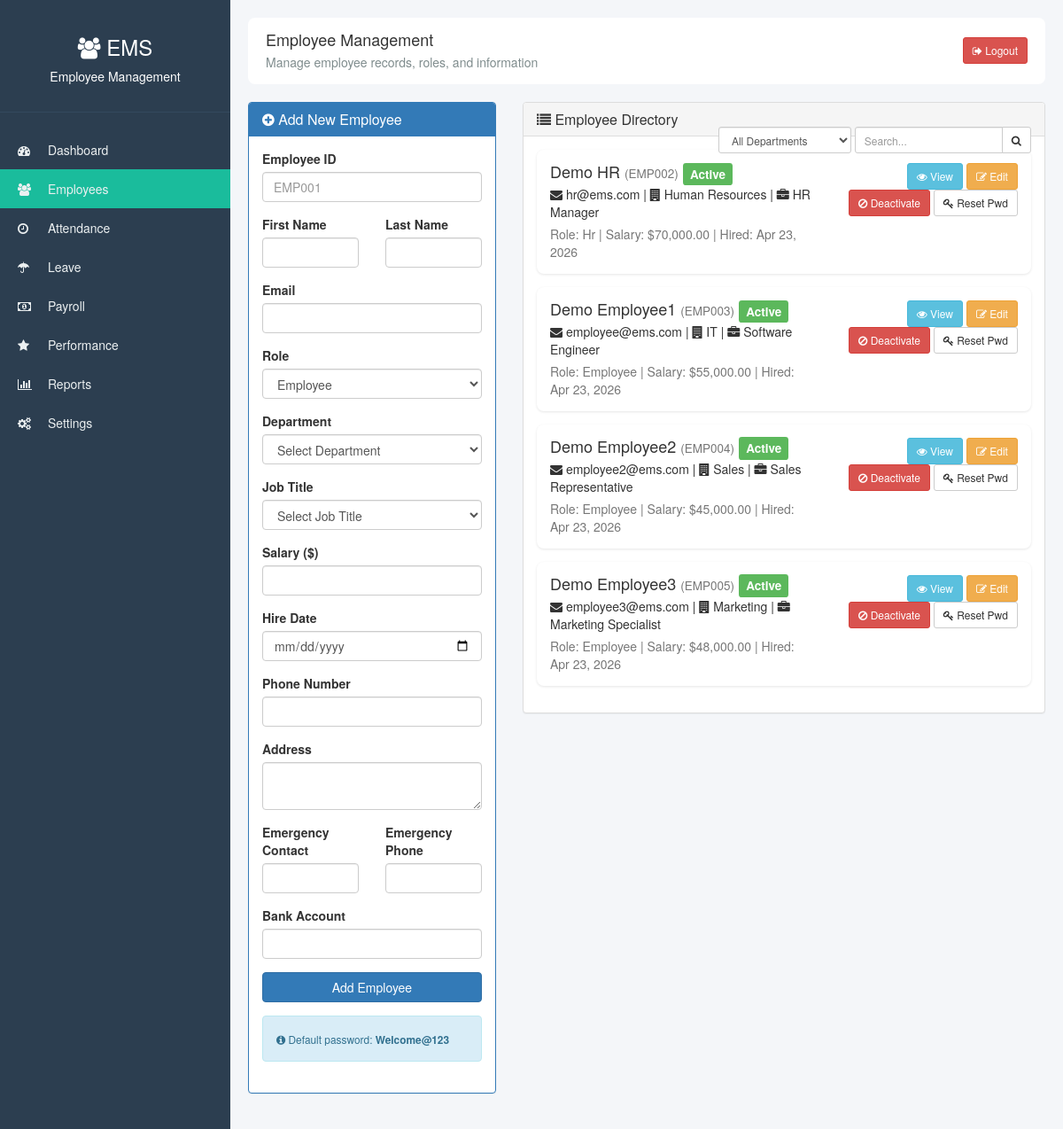
The page /employees.php (signed in) on the database its author committed.
### tables this page shows
CREATE TABLE IF NOT EXISTS departments (
    dept_id INT AUTO_INCREMENT PRIMARY KEY,
    dept_name VARCHAR(100) NOT NULL UNIQUE,
    dept_head INT,
    description TEXT,
    created_at TIMESTAMP DEFAULT CURRENT_TIMESTAMP,
    FOREIGN KEY (dept_head) REFERENCES users(user_id)
);

CREATE TABLE IF NOT EXISTS users (
    user_id INT AUTO_INCREMENT PRIMARY KEY,
    employee_id VARCHAR(20) UNIQUE,
    first_name VARCHAR(50) NOT NULL,
    last_name VARCHAR(50) NOT NULL,
    email VARCHAR(100) NOT NULL UNIQUE,
    password VARCHAR(255) NOT NULL,
    role ENUM('admin', 'hr', 'employee') DEFAULT 'employee',
    department VARCHAR(50),
    job_title VARCHAR(100),
    phone_number VARCHAR(20),
    hire_date DATE,
    salary DECIMAL(10,2),
    bank_account VARCHAR(50),
    emergency_contact VARCHAR(100),
    emergency_phone VARCHAR(20),
    address TEXT,
    profile_pic VARCHAR(255),
    is_active BOOLEAN DEFAULT TRUE,
    created_at TIMESTAMP DEFAULT CURRENT_TIMESTAMP,
    updated_at TIMESTAMP DEFAULT CURRENT_TIMESTAMP ON UPDATE CURRENT_TIMESTAMP
);

### employees.php (the view, shortened to what this page needs)
<?php
require_once 'config.php';
$search = $_GET['search'] ?? '';
$query = "
    SELECT u.*, d.dept_name
    FROM users u
    LEFT JOIN departments d ON u.department = d.dept_name
    WHERE u.role != 'admin'
";
$query .= " ORDER BY u.first_name ASC";
$employees = $conn->query($query);
?>
<!DOCTYPE html>
<html>
<head>
    <link rel="stylesheet" type="text/css" href="css/bootstrap.css">
    <link rel="stylesheet" href="https://cdnjs.cloudflare.com/ajax/libs/font-awesome/4.7.0/css/font-awesome.min.css">
</head>
<body>
    <div class="sidebar">
        <div class="sidebar-header">
            <h3><i class="fa fa-users"></i> EMS</h3>
            <p>Employee Management</p>
        </div>
        <div class="sidebar-menu">
            <ul>
                <li><a href="dashboard.php"><i class="fa fa-dashboard"></i> Dashboard</a></li>
                <li><a href="employees.php" class="active"><i class="fa fa-users"></i> Employees</a></li>
                <li><a href="attendance.php"><i class="fa fa-clock-o"></i> Attendance</a></li>
                <li><a href="leave.php"><i class="fa fa-umbrella"></i> Leave</a></li>
                <li><a href="payroll.php"><i class="fa fa-money"></i> Payroll</a></li>
                <li><a href="performance.php"><i class="fa fa-star"></i> Performance</a></li>
                <li><a href="reports.php"><i class="fa fa-bar-chart"></i> Reports</a></li>
                <?php if ($_SESSION['role'] == 'admin'): ?>
                <li><a href="settings.php"><i class="fa fa-cogs"></i> Settings</a></li>
                <?php endif; ?>
            </ul>
        </div>
    </div>
    <div class="main-content">
        <div class="top-navbar">
            <div>
                <h4 style="margin: 0;">Employee Management</h4>
                <p style="margin: 5px 0 0; color: #7f8c8d;">Manage employee records, roles, and information</p>
            </div>
            <div>
                <a href="logout.php" class="btn btn-danger btn-sm"><i class="fa fa-sign-out"></i> Logout</a>
            </div>
        </div>
        <div class="row">
            <div class="col-md-4">
                <div class="panel panel-primary">
                    <div class="panel-heading">
                        <h3 class="panel-title"><i class="fa fa-plus-circle"></i> Add New Employee</h3>
                    </div>
                    <div class="panel-body">
                        <form method="POST" action="">
                            <div class="form-group">
                                <label>Employee ID</label>
                                <input type="text" name="employee_id" class="form-control" required placeholder="EMP001">
                            </div>
                            <div class="row">
                                <div class="col-md-6">
                                    <div class="form-group">
                                        <label>First Name</label>
                                        <input type="text" name="first_name" class="form-control" required>
                                    </div>
                                </div>
                                <div class="col-md-6">
                                    <div class="form-group">
                                        <label>Last Name</label>
                                        <input type="text" name="last_name" class="form-control" required>
                                    </div>
                                </div>
                            </div>
                            <div class="form-group">
                                <label>Email</label>
                                <input type="email" name="email" class="form-control" required>
                            </div>
                            <div class="form-group">
                                <label>Role</label>
                                <select name="role" class="form-control" required>
                                    <option value="employee">Employee</option>
                                </select>
                            </div>
                            <div class="form-group">
                                <label>Department</label>
                                <select name="department" class="form-control" required>
                                    <option value="">Select Department</option>
                                </select>
                            </div>
                            <div class="form-group">
                                <label>Job Title</label>
                                <select name="job_title" class="form-control" required>
                                    <option value="">Select Job Title</option>
                                </select>
                            </div>
                            <div class="form-group">
                                <label>Salary ($)</label>
                                <input type="number" name="salary" class="form-control" step="0.01" required>
                            </div>
                            <div class="form-group">
                                <label>Hire Date</label>
                                <input type="date" name="hire_date" class="form-control" required>
                            </div>
                            <div class="form-group">
                                <label>Phone Number</label>
                                <input type="text" name="phone_number" class="form-control">
                            </div>
                            <div class="form-group">
                                <label>Address</label>
                                <textarea name="address" class="form-control" rows="2"></textarea>
                            </div>
                            <div class="row">
                                <div class="col-md-6">
                                    <div class="form-group">
                                        <label>Emergency Contact</label>
                                        <input type="text" name="emergency_contact" class="form-control">
                                    </div>
                                </div>
                                <div class="col-md-6">
                                    <div class="form-group">
                                        <label>Emergency Phone</label>
                                        <input type="text" name="emergency_phone" class="form-control">
                                    </div>
                                </div>
                            </div>
                            <div class="form-group">
                                <label>Bank Account</label>
                                <input type="text" name="bank_account" class="form-control">
                            </div>
                            <button type="submit" class="btn btn-primary btn-block">Add Employee</button>
                        </form>
                        <div class="alert alert-info" style="margin-top: 15px;">
                            <small><i class="fa fa-info-circle"></i> Default password: <strong>Welcome@123</strong></small>
                        </div>
                    </div>
                </div>
            </div>
            <div class="col-md-8">
                <div class="panel panel-default">
                    <div class="panel-heading">
                        <h3 class="panel-title"><i class="fa fa-list"></i> Employee Directory</h3>
                        <div class="pull-right">
                            <form method="GET" class="form-inline">
                                <select name="dept" class="form-control input-sm" style="width: 150px;">
                                    <option value="">All Departments</option>
                                </select>
                                <div class="input-group">
                                    <input type="text" name="search" class="form-control input-sm" placeholder="Search..." value="<?php echo htmlspecialchars($search); ?>">
                                    <span class="input-group-btn">
                                        <button class="btn btn-default btn-sm" type="submit"><i class="fa fa-search"></i></button>
                                    </span>
                                </div>
                            </form>
                        </div>
                    </div>
                    <div class="panel-body">
                        <?php if ($employees->num_rows > 0): ?>
                            <?php while($emp = $employees->fetch_assoc()): ?>
                                <div class="employee-card">
                                    <div class="row">
                                        <div class="col-md-7">
                                            <h4 style="margin: 0;">
                                                <?php echo htmlspecialchars($emp['first_name'] . ' ' . $emp['last_name']); ?>
                                                <small>(<?php echo $emp['employee_id']; ?>)</small>
                                                <?php if($emp['is_active']): ?>
                                                    <span class="label label-success">Active</span>
                                                <?php else: ?>
                                                    <span class="label label-danger">Inactive</span>
                                                <?php endif; ?>
                                            </h4>
                                            <p style="margin: 5px 0;">
                                                <i class="fa fa-envelope"></i> <?php echo $emp['email']; ?> |
                                                <i class="fa fa-building"></i> <?php echo $emp['department']; ?> |
                                                <i class="fa fa-briefcase"></i> <?php echo $emp['job_title']; ?>
                                            </p>
                                            <p class="text-muted" style="margin: 0;">
                                                Role: <?php echo ucfirst($emp['role']); ?> |
                                                Salary: $<?php echo number_format($emp['salary'], 2); ?> |
                                                Hired: <?php echo date('M d, Y', strtotime($emp['hire_date'])); ?>
                                            </p>
                                        </div>
                                        <div class="col-md-5 text-right">
                                            <button onclick="viewEmployee(<?php echo $emp['user_id']; ?>)" class="btn btn-info btn-sm">
                                                <i class="fa fa-eye"></i> View
                                            </button>
                                            <button onclick="editEmployee(<?php echo $emp['user_id']; ?>)" class="btn btn-warning btn-sm">
                                                <i class="fa fa-edit"></i> Edit
                                            </button>
                                            <?php if($emp['is_active']): ?>
                                                <button onclick="toggleEmployee(<?php echo $emp['user_id']; ?>, 'deactivate')" class="btn btn-danger btn-sm">
                                                    <i class="fa fa-ban"></i> Deactivate
                                                </button>
                                            <?php else: ?>
                                                <button onclick="toggleEmployee(<?php echo $emp['user_id']; ?>, 'activate')" class="btn btn-success btn-sm">
                                                    <i class="fa fa-check"></i> Activate
                                                </button>
                                            <?php endif; ?>
                                            <button onclick="resetPassword(<?php echo $emp['user_id']; ?>)" class="btn btn-default btn-sm">
                                                <i class="fa fa-key"></i> Reset Pwd
                                            </button>
                                        </div>
                                    </div>
                                </div>
                            <?php endwhile; ?>
                        <?php else: ?>
                            <div class="alert alert-info">No employees found</div>
                        <?php endif; ?>
                    </div>
                </div>
            </div>
        </div>
    </div>
</body>
</html>

### employees.php (style rules this page uses)
body { background: #f4f6f9; }
.sidebar { position: fixed; left: 0; top: 0; height: 100%; width: 260px; background: #2c3e50; color: white; }
.sidebar-header { padding: 20px; text-align: center; border-bottom: 1px solid #34495e; }
.sidebar-menu { padding: 20px 0; }
.sidebar-menu ul { list-style: none; padding: 0; }
.sidebar-menu li a { display: block; padding: 12px 20px; color: #ecf0f1; text-decoration: none; }
.sidebar-menu li a.active { background: #1abc9c; }
.sidebar-menu li a i { margin-right: 10px; width: 20px; }
.main-content { margin-left: 260px; padding: 20px; }
.top-navbar { background: white; padding: 15px 20px; border-radius: 8px; margin-bottom: 20px; display: flex; justify-content: space-between; align-items: center; }
.employee-card { background: white; border-radius: 8px; padding: 15px; margin-bottom: 15px; box-shadow: 0 1px 3px rgba(0,0,0,0.1); transition: all 0.3s; }

### rows shown on the page
departments: users.first_name+last_name "Demo HR", users.employee_id "EMP002", users.email "hr@ems.com", users.department "Human Resources", users.job_title "HR Manager", users.role "Hr", users.salary "70,000.00", users.hire_date "Apr 23, 2026"
departments: users.first_name+last_name "Demo Employee1", users.employee_id "EMP003", users.email "employee@ems.com", users.department "IT", users.job_title "Software Engineer", users.role "Employee", users.salary "55,000.00", users.hire_date "Apr 23, 2026"
departments: users.first_name+last_name "Demo Employee2", users.employee_id "EMP004", users.email "employee2@ems.com", users.department "Sales", users.job_title "Sales Representative", users.role "Employee", users.salary "45,000.00", users.hire_date "Apr 23, 2026"
departments: users.first_name+last_name "Demo Employee3", users.employee_id "EMP005", users.email "employee3@ems.com", users.department "Marketing", users.job_title "Marketing Specialist", users.role "Employee", users.salary "48,000.00", users.hire_date "Apr 23, 2026"
